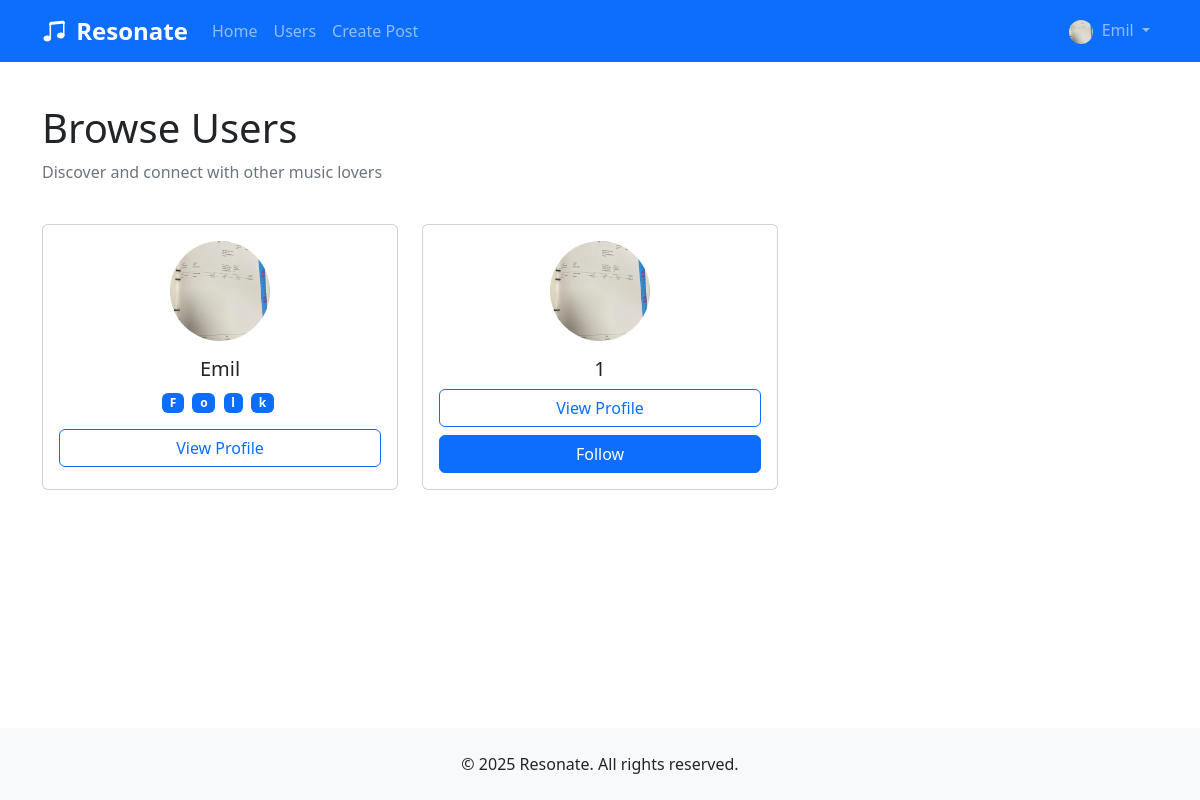
/users (signed in), run on the app's committed database.
### app.py (models this page shows, shortened)
class User(UserMixin, db.Model):
    __tablename__ = 'users'
    userId = db.Column(db.String(36), primary_key=True, default=lambda: str(uuid.uuid4()))
    username = db.Column(db.String(80), nullable=False)
    email = db.Column(db.String(120), unique=True, nullable=False)
    password = db.Column(db.String(128))
    profilePicture = db.Column(db.String, nullable=True, default='default.jpg')
    favoriteGenres = db.Column(db.String, nullable=True)
    createdAt = db.Column(db.DateTime, default=datetime.utcnow)
    bio = db.Column(db.Text, nullable=True)
    sotd_title = db.Column(db.String(200), nullable=True)
    sotd_artist = db.Column(db.String(200), nullable=True)
    song_picture = db.Column(db.String(200), nullable=True)
    favorite_songs = db.Column(db.String, nullable=True)
    _followers = db.relationship(
        'User',
        secondary='followers',
        primaryjoin='User.userId==followers.c.followerId',
        secondaryjoin='User.userId==followers.c.followingId',
        backref='following'
    )
    def followers(self):
        """
        Returns a query of followers for the user.
        """
        return db.session.query(User).join(
            followers,
            (followers.c.followerId == User.userId)
        ).filter(followers.c.followingId == self.userId)

### app.py (the view)
@app.route('/users')
def users():
    users = User.query.all()
    return render_template('users.html', users=users)

### app.py (called while the page is built)
@login_manager.user_loader
def load_user(user_id):
    return User.query.get(user_id)

### templates/users.html (shortened to what this page needs)
{% extends "base.html" %}
{% block content %}
<div class="container">
    <div class="row">
        <div class="col-md-12 mb-4">
            <h1>Browse Users</h1>
            <p class="text-muted">Discover and connect with other music lovers</p>
        </div>
    </div>
    <div class="row">
        {% for user in users %}
        <div class="col-md-4 mb-4">
            <div class="card h-100">
                <div class="card-body text-center">
                    <div class="mb-3">
                        <img src="{{ url_for('static', filename='profile_pics/' + user.profilePicture) }}"
                             class="rounded-circle" style="width: 100px; height: 100px; object-fit: cover;"
                             alt="{{ user.username }}'s profile picture">
                    </div>
                    <h5 class="card-title">{{ user.username }}</h5>
                    {% if user.favoriteGenres %}
                    <div class="mb-3">
                        {% for genre in user.favoriteGenres %}
                        <span class="badge bg-primary me-1">{{ genre }}</span>
                        {% endfor %}
                    </div>
                    {% endif %}
                    <div class="d-grid gap-2">
                        <a href="{{ url_for('profile', username=user.username) }}" class="btn btn-outline-primary">View Profile</a>
                        {% if current_user.is_authenticated and user.userId != current_user.userId %}
                            {% if user.isFollowing %}
                            <a href="{{ url_for('unfollow', username=user.username) }}" class="btn btn-outline-secondary">Unfollow</a>
                            {% else %}
                            <a href="{{ url_for('follow', username=user.username) }}" class="btn btn-primary">Follow</a>
                            {% endif %}
                        {% endif %}
                    </div>
                </div>
            </div>
        </div>
        {% endfor %}
    </div>
</div>
{% endblock %}

### templates/base.html (shortened to what this page needs)
<!DOCTYPE html>
<html lang="en">
<head>
    <link href="https://cdn.jsdelivr.net/npm/bootstrap@5.2.3/dist/css/bootstrap.min.css" rel="stylesheet">
    <link rel="stylesheet" href="https://cdn.jsdelivr.net/npm/bootstrap-icons@1.10.3/font/bootstrap-icons.css">
</head>
<body>
    <nav class="navbar navbar-expand-lg navbar-dark bg-primary fixed-top">
        <div class="container">
            <a class="navbar-brand" href="{{ url_for('index') }}">
                <i class="bi bi-music-note-beamed me-1"></i> Resonate
            </a>
            <div class="collapse navbar-collapse" id="navbarNav">
                <ul class="navbar-nav me-auto">
                    <li class="nav-item">
                        <a class="nav-link" href="{{ url_for('index') }}">Home</a>
                    </li>
                    <li class="nav-item">
                        <a class="nav-link" href="{{ url_for('users') }}">Users</a>
                    </li>
                    {% if current_user.is_authenticated %}
                    <li class="nav-item">
                        <a class="nav-link" href="{{ url_for('create_post') }}">Create Post</a>
                    </li>
                    {% endif %}
                </ul>
                <ul class="navbar-nav ms-auto">
                    {% if current_user.is_authenticated %}
                    <li class="nav-item dropdown">
                        <a class="nav-link dropdown-toggle" href="#" role="button" data-bs-toggle="dropdown">
                            <img src="{{ url_for('static', filename='profile_pics/' + current_user.profilePicture) }}"
                                 class="rounded-circle me-1" style="width: 24px; height: 24px; object-fit: cover;">
                            {{ current_user.username }}
                        </a>
                    </li>
                    {% endif %}
                </ul>
            </div>
        </div>
    </nav>
    <main class="py-5">
        {% block content %}{% endblock %}
    </main>
    <footer class="text-center py-4">
        <div class="container">
            <p class="mb-0">&copy; 2025 Resonate. All rights reserved.</p>
        </div>
    </footer>
</body>
</html>

### templates/base.html (style rules this page uses)
body { padding-top: 56px; min-height: 100vh; display: flex; flex-direction: column; }
main { flex: 1; }
.navbar-brand { font-weight: bold; font-size: 1.5rem; }
.nav-link { font-weight: 500; }
footer { margin-top: auto; background-color: #f8f9fa; padding: 1rem 0; }

### data on the page
User: profilePicture (picture), username "Emil", favoriteGenres "F" "o" "l" "k"
User: profilePicture (picture), username "1"
